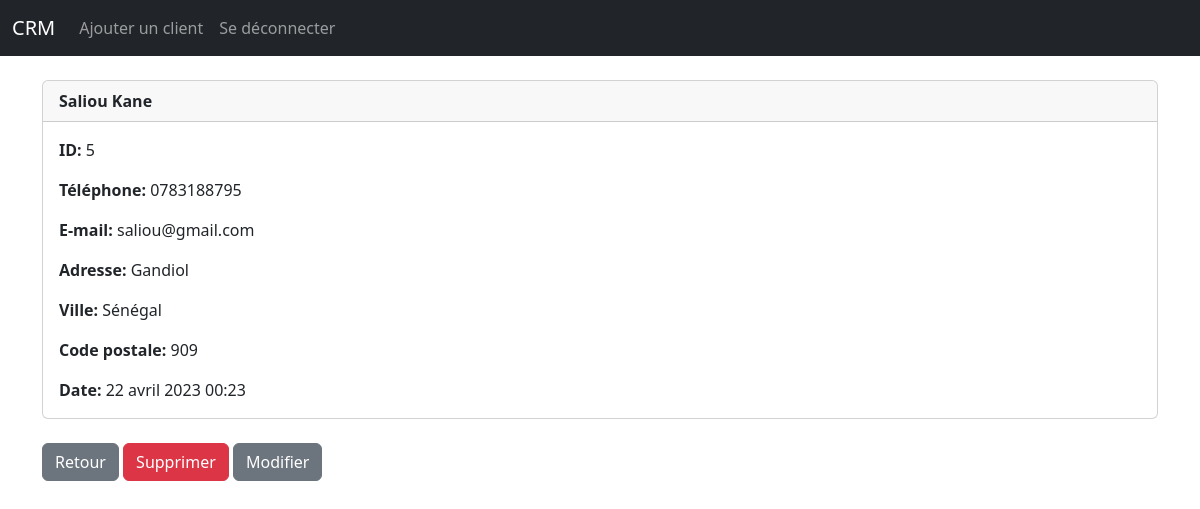
The app's page /record/5 (signed in) with its own data.
### website/models.py (models this page shows, shortened)
class Record(models.Model):
    created_at=models.DateTimeField(auto_now_add=True)
    first_name = models.CharField(max_length=50)
    last_name = models.CharField(max_length=50)
    email = models.CharField(max_length=100)
    phone = models.CharField(max_length=15)
    adress = models.CharField(max_length=150)
    state = models.CharField(max_length=50)
    zipcode = models.CharField(max_length=20)

### website/views.py (the view)
# urls.py: path("record/<int:pk>",views.customer_record, name='record'),
def customer_record(request, pk):
    if request.user.is_authenticated:
        customer_record= Record.objects.get(id=pk)
        return render(request, 'record.html', {"customer_record":customer_record})
    else:
        messages.success(request, "Vous devez d'abord vous connectez !")
        return redirect('home')

### website/templates/record.html
{% extends 'base.html' %}
{% block content %}
<div class="card" xmlns="http://www.w3.org/1999/html">
  <div class="card-header">
   <strong>{{ customer_record.first_name}} {{ customer_record.last_name}}</strong>
  </div>
  <div class="card-body">
    <p class="card-text">
        <strong> ID: </strong> {{ customer_record.id}}</p>
<p class="card-text">
        <strong> Téléphone: </strong>{{ customer_record.phone}}</p>
<p class="card-text">
        <strong> E-mail: </strong>{{ customer_record.email}}</p>
<p class="card-text">
        <strong> Adresse: </strong>{{ customer_record.adress}}</p>
<p class="card-text">
        <strong> Ville: </strong>{{ customer_record.state}}</p>
<p class="card-text">
        <strong> Code postale: </strong>{{ customer_record.zipcode}}</p>
<p class="card-text">
        <strong> Date: </strong>{{ customer_record.created_at}}</p>
  </div>
</div>
<br>
<a href="{% url 'home' %}" class="btn btn-secondary">Retour</a>
<a href="{% url 'delete_record' customer_record.id %}" class="btn btn-danger">Supprimer </a>
<a href="{% url 'update_record' customer_record.id %}" class="btn btn-secondary">Modifier</a>
{% endblock%}

### records on screen
Record: first_name "Saliou", last_name "Kane", id "5", phone "0783188795", email "saliou@gmail.com", adress "Gandiol", state "Sénégal", zipcode "909", created_at "22 avril 2023 00:23"
